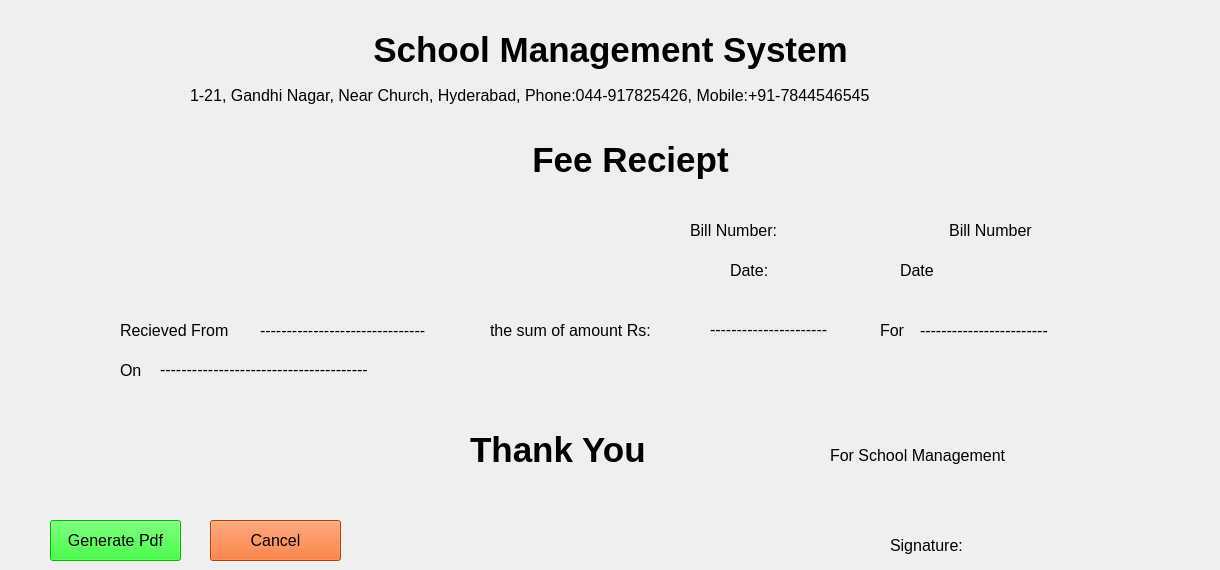
    <widget class="QWidget" name="tab_22">
     <attribute name="title">
      <string>Print Reciept</string>
     </attribute>
     <widget class="QLabel" name="label_221">
      <property name="geometry">
       <rect>
        <x>300</x>
        <y>10</y>
        <width>621</width>
        <height>81</height>
       </rect>
      </property>
      <property name="text">
       <string>&lt;html&gt;&lt;head/&gt;&lt;body&gt;&lt;p align=&quot;center&quot;&gt;&lt;span style=&quot; font-size:26pt; font-weight:600;&quot;&gt;School Management System&lt;/span&gt;&lt;/p&gt;&lt;/body&gt;&lt;/html&gt;</string>
      </property>
     </widget>
     <widget class="QLabel" name="label_225">
      <property name="geometry">
       <rect>
        <x>190</x>
        <y>80</y>
        <width>851</width>
        <height>31</height>
       </rect>
      </property>
      <property name="text">
       <string>&lt;html&gt;&lt;head/&gt;&lt;body&gt;&lt;p&gt;&lt;span style=&quot; font-size:12pt;&quot;&gt;1-21, Gandhi Nagar, Near Church, Hyderabad, Phone:044-917825426, Mobile:+91-7844546545&lt;/span&gt;&lt;/p&gt;&lt;/body&gt;&lt;/html&gt;</string>
      </property>
     </widget>
     <widget class="QLabel" name="label_226">
      <property name="geometry">
       <rect>
        <x>830</x>
        <y>440</y>
        <width>221</width>
        <height>31</height>
       </rect>
      </property>
      <property name="text">
       <string>&lt;html&gt;&lt;head/&gt;&lt;body&gt;&lt;p&gt;&lt;span style=&quot; font-size:12pt;&quot;&gt;For School Management&lt;/span&gt;&lt;/p&gt;&lt;/body&gt;&lt;/html&gt;</string>
      </property>
     </widget>
     <widget class="QLabel" name="l81">
      <property name="geometry">
       <rect>
        <x>860</x>
        <y>220</y>
        <width>261</width>
        <height>21</height>
       </rect>
      </property>
      <property name="font">
       <font>
        <pointsize>12</pointsize>
       </font>
      </property>
      <property name="text">
       <string>&lt;html&gt;&lt;head/&gt;&lt;body&gt;&lt;p align=&quot;center&quot;&gt;&lt;span style=&quot; font-size:12pt;&quot;&gt;Bill Number&lt;/span&gt;&lt;/p&gt;&lt;/body&gt;&lt;/html&gt;</string>
      </property>
     </widget>
     <widget class="QLabel" name="label_228">
      <property name="geometry">
       <rect>
        <x>500</x>
        <y>120</y>
        <width>261</width>
        <height>81</height>
       </rect>
      </property>
      <property name="text">
       <string>&lt;html&gt;&lt;head/&gt;&lt;body&gt;&lt;p align=&quot;center&quot;&gt;&lt;span style=&quot; font-size:26pt; font-weight:600;&quot;&gt;Fee Reciept&lt;/span&gt;&lt;/p&gt;&lt;/body&gt;&lt;/html&gt;</string>
      </property>
     </widget>
     <widget class="QLabel" name="l82">
      <property name="geometry">
       <rect>
        <x>900</x>
        <y>260</y>
        <width>221</width>
        <height>21</height>
       </rect>
      </property>
      <property name="font">
       <font>
        <pointsize>12</pointsize>
       </font>
      </property>
      <property name="text">
       <string>&lt;html&gt;&lt;head/&gt;&lt;body&gt;&lt;p&gt;&lt;span style=&quot; font-size:12pt;&quot;&gt;Date&lt;/span&gt;&lt;/p&gt;&lt;/body&gt;&lt;/html&gt;</string>
      </property>
     </widget>
     <widget class="QLabel" name="label_230">
      <property name="geometry">
       <rect>
        <x>890</x>
        <y>530</y>
        <width>111</width>
        <height>31</height>
       </rect>
      </property>
      <property name="text">
       <string>&lt;html&gt;&lt;head/&gt;&lt;body&gt;&lt;p&gt;&lt;span style=&quot; font-size:12pt;&quot;&gt;Signature:&lt;/span&gt;&lt;/p&gt;&lt;/body&gt;&lt;/html&gt;</string>
      </property>
     </widget>
     <widget class="QLabel" name="label_231">
      <property name="geometry">
       <rect>
        <x>120</x>
        <y>320</y>
        <width>191</width>
        <height>21</height>
       </rect>
      </property>
      <property name="text">
       <string>&lt;html&gt;&lt;head/&gt;&lt;body&gt;&lt;p&gt;&lt;span style=&quot; font-size:12pt;&quot;&gt;Recieved From&lt;/span&gt;&lt;/p&gt;&lt;/body&gt;&lt;/html&gt;</string>
      </property>
     </widget>
     <widget class="QLabel" name="l83">
      <property name="geometry">
       <rect>
        <x>260</x>
        <y>320</y>
        <width>221</width>
        <height>21</height>
       </rect>
      </property>
      <property name="font">
       <font>
        <pointsize>12</pointsize>
       </font>
      </property>
      <property name="text">
       <string>&lt;html&gt;&lt;head/&gt;&lt;body&gt;&lt;p&gt;-------------------------------&lt;/p&gt;&lt;/body&gt;&lt;/html&gt;</string>
      </property>
     </widget>
     <widget class="QLabel" name="label_234">
      <property name="geometry">
       <rect>
        <x>490</x>
        <y>320</y>
        <width>201</width>
        <height>21</height>
       </rect>
      </property>
      <property name="text">
       <string>&lt;html&gt;&lt;head/&gt;&lt;body&gt;&lt;p&gt;&lt;span style=&quot; font-size:12pt;&quot;&gt;the sum of amount Rs:&lt;/span&gt;&lt;/p&gt;&lt;/body&gt;&lt;/html&gt;</string>
      </property>
     </widget>
     <widget class="QLabel" name="l84">
      <property name="geometry">
       <rect>
        <x>710</x>
        <y>320</y>
        <width>161</width>
        <height>20</height>
       </rect>
      </property>
      <property name="font">
       <font>
        <pointsize>12</pointsize>
       </font>
      </property>
      <property name="text">
       <string>&lt;html&gt;&lt;head/&gt;&lt;body&gt;&lt;p&gt;&lt;span style=&quot; font-size:12pt;&quot;&gt;----------------------&lt;/span&gt;&lt;/p&gt;&lt;/body&gt;&lt;/html&gt;</string>
      </property>
     </widget>
     <widget class="QLabel" name="label_324">
      <property name="geometry">
       <rect>
        <x>120</x>
        <y>360</y>
        <width>31</width>
        <height>21</height>
       </rect>
      </property>
      <property name="text">
       <string>&lt;html&gt;&lt;head/&gt;&lt;body&gt;&lt;p&gt;&lt;span style=&quot; font-size:12pt;&quot;&gt;On&lt;/span&gt;&lt;/p&gt;&lt;/body&gt;&lt;/html&gt;</string>
      </property>
     </widget>
     <widget class="QLabel" name="label_325">
      <property name="geometry">
       <rect>
        <x>880</x>
        <y>320</y>
        <width>31</width>
        <height>21</height>
       </rect>
      </property>
      <property name="text">
       <string>&lt;html&gt;&lt;head/&gt;&lt;body&gt;&lt;p&gt;&lt;span style=&quot; font-size:12pt;&quot;&gt;For&lt;/span&gt;&lt;/p&gt;&lt;/body&gt;&lt;/html&gt;</string>
      </property>
     </widget>
     <widget class="QLabel" name="l85">
      <property name="geometry">
       <rect>
        <x>920</x>
        <y>320</y>
        <width>291</width>
        <height>21</height>
       </rect>
      </property>
      <property name="font">
       <font>
        <pointsize>12</pointsize>
       </font>
      </property>
      <property name="text">
       <string>&lt;html&gt;&lt;head/&gt;&lt;body&gt;&lt;p&gt;------------------------&lt;/p&gt;&lt;/body&gt;&lt;/html&gt;</string>
      </property>
     </widget>
     <widget class="QLabel" name="l86">
      <property name="geometry">
       <rect>
        <x>160</x>
        <y>360</y>
        <width>281</width>
        <height>20</height>
       </rect>
      </property>
      <property name="font">
       <font>
        <pointsize>12</pointsize>
       </font>
      </property>
      <property name="text">
       <string>&lt;html&gt;&lt;head/&gt;&lt;body&gt;&lt;p&gt;&lt;span style=&quot; font-size:12pt;&quot;&gt;---------------------------------------&lt;/span&gt;&lt;/p&gt;&lt;/body&gt;&lt;/html&gt;</string>
      </property>
     </widget>
     <widget class="QLabel" name="label_328">
      <property name="geometry">
       <rect>
        <x>470</x>
        <y>410</y>
        <width>231</width>
        <height>81</height>
       </rect>
      </property>
      <property name="text">
       <string>&lt;html&gt;&lt;head/&gt;&lt;body&gt;&lt;p&gt;&lt;span style=&quot; font-size:26pt; font-weight:600;&quot;&gt;Thank You&lt;/span&gt;&lt;/p&gt;&lt;/body&gt;&lt;/html&gt;</string>
      </property>
     </widget>
     <widget class="QPushButton" name="b91">
      <property name="geometry">
       <rect>
        <x>50</x>
        <y>520</y>
        <width>131</width>
        <height>41</height>
       </rect>
      </property>
      <property name="font">
       <font>
        <pointsize>12</pointsize>
       </font>
      </property>
      <property name="styleSheet">
       <string notr="true">background-color: rgb(0, 255, 0);</string>
      </property>
      <property name="text">
       <string>Generate Pdf</string>
      </property>
     </widget>
     <widget class="QPushButton" name="b92">
      <property name="geometry">
       <rect>
        <x>210</x>
        <y>520</y>
        <width>131</width>
        <height>41</height>
       </rect>
      </property>
      <property name="font">
       <font>
        <pointsize>12</pointsize>
       </font>
      </property>
      <property name="styleSheet">
       <string notr="true"> 
background-color: rgb(255, 85, 0);</string>
      </property>
      <property name="text">
       <string>Cancel</string>
      </property>
     </widget>
     <widget class="QLabel" name="label_233">
      <property name="geometry">
       <rect>
        <x>690</x>
        <y>220</y>
        <width>151</width>
        <height>21</height>
       </rect>
      </property>
      <property name="text">
       <string>&lt;html&gt;&lt;head/&gt;&lt;body&gt;&lt;p&gt;&lt;span style=&quot; font-size:12pt;&quot;&gt;Bill Number:&lt;/span&gt;&lt;/p&gt;&lt;/body&gt;&lt;/html&gt;</string>
      </property>
     </widget>
     <widget class="QLabel" name="label_235">
      <property name="geometry">
       <rect>
        <x>730</x>
        <y>260</y>
        <width>151</width>
        <height>21</height>
       </rect>
      </property>
      <property name="text">
       <string>&lt;html&gt;&lt;head/&gt;&lt;body&gt;&lt;p&gt;&lt;span style=&quot; font-size:12pt;&quot;&gt;Date:&lt;/span&gt;&lt;/p&gt;&lt;/body&gt;&lt;/html&gt;</string>
      </property>
     </widget>
    </widget>
